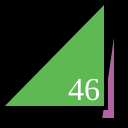
Frame 1 (no input)
Frame 60 (no input): identical to frame 1, image omitted
Frame 120 (the mouse pressed at the canvas centre since frame 60): identical to frame 1, image omitted

The p5.js sketch that drew this single still picture (run headless with seeded random() and noise() and a simulated clock; from frame 60 on, the mouse is pressed at the canvas centre):

// p5.js sketch
// ── sketch.js
function setup() {
  createCanvas(128,128);
}

function draw() {
  background(0);
  strokeWeight(4);
  fill(178, 100, 162);
  triangle(100,120,116,120,116,10);
  fill(94, 185, 84);
  triangle(0,108,106,108,106,0);
  fill(255);
  textSize(32);
  textFont("serif");
  text("46", 68, 100);
}
